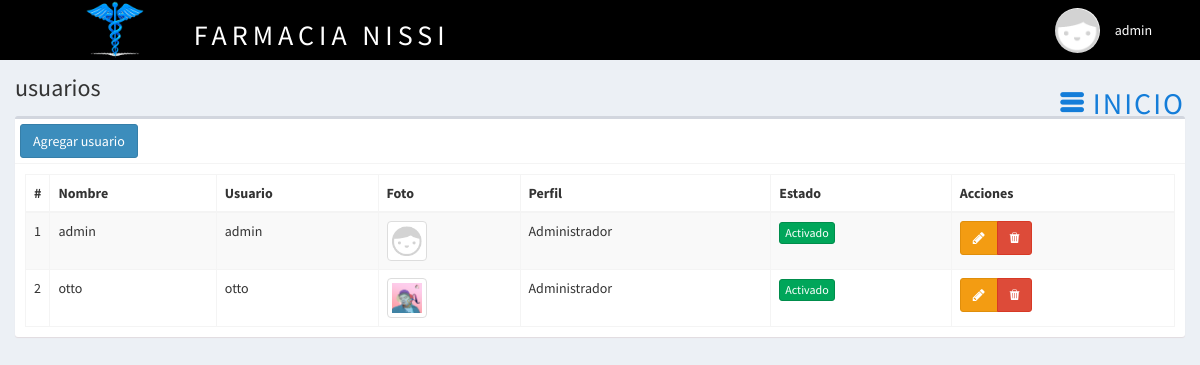
The app's page /usuarios (signed in) with its own data.
### tables this page shows
CREATE TABLE `usuario` (
  `CODIGO_USUARIO` int(11) NOT NULL,
  `CODIGO_ROL` int(11) NOT NULL,
  `NOMBRE` varchar(25) NOT NULL,
  `USUARIO` varchar(25) NOT NULL,
  `CONTRASEÑA` varchar(75) NOT NULL,
  `URL` varchar(70) NOT NULL,
  `ESTADO` int(2) NOT NULL
);

### controladores/plantilla.controlador.php (called while the page is built)
<?php
class ControladorPlantilla{
	static public function ctrPlantilla(){
		include "vistas/plantilla.php";
	}
}

### index.php (called while the page is built, shortened)
<?php
require_once "controladores/plantilla.controlador.php";
require_once "controladores/usuarios.controlador.php";
require_once "controladores/oferta.controlador.php";
require_once "modelos/usuarios.modelo.php";
$plantilla = new ControladorPlantilla();
$plantilla -> ctrPlantilla();

### controladores/usuarios.controlador.php (called while the page is built, shortened)
<?php
class ControladorUsuarios{
	static public function ctrMostrarUsuarios($item, $valor){
		$tabla = "usuario";
		$respuesta = ModeloUsuarios::MdlMostrarUsuarios($tabla, $item, $valor);
		return $respuesta;
	}
}

### modelos/conexion.php (called while the page is built)
<?php
class Conexion{
	static public function conectar(){
		$link = new PDO("mysql:host=localhost;dbname=nissi",
			            "root",
			            "");
		$link->exec("set names utf8");
		return $link;
	}
}

### modelos/usuarios.modelo.php (called while the page is built, shortened)
<?php
require_once "conexion.php";
class ModeloUsuarios{
	static public function mdlMostrarUsuarios($tabla, $item, $valor){
		if($item != null){
			$stmt = Conexion::conectar()->prepare("SELECT * FROM $tabla WHERE $item = :$item");
			$stmt -> bindParam(":".$item, $valor, PDO::PARAM_STR);
			$stmt -> execute();
			return $stmt -> fetch();
		}else{
			$stmt = Conexion::conectar()->prepare("SELECT * FROM $tabla");
			$stmt -> execute();
			return $stmt -> fetchAll();
		}
	}
}

### vistas/modulos/usuarios.php (the view, shortened to what this page needs)
<div class="content-wrapper">
  <section class="content-header">
    <h1>
       usuarios
    </h1>
    <ol class="breadcrumb">
      <li><a href="inicio"><i class="ion-navicon-round" ></i> INICIO</a></li>
    </ol>
  </section>
  <section class="content">
    <div class="box">
      <div class="box-header with-border">
        <button class="btn btn-primary" data-toggle="modal" data-target="#modalAgregarUsuario">
          Agregar usuario
        </button>
      </div>
      <div class="box-body">
       <table class="table table-bordered table-striped dt-responsive tablas" width="100%">
        <thead>
         <tr>
           <th style="width:10px">#</th>
           <th>Nombre</th>
           <th>Usuario</th>
           <th>Foto</th>
           <th>Perfil</th>
           <th>Estado</th>
           <th>Acciones</th>
         </tr>
        </thead>
        <tbody>
        <?php
        $item = null;
        $valor = null;
        $usuarios = ControladorUsuarios::ctrMostrarUsuarios($item, $valor);
        $perfiles=[' ','Especial','Administrador','Vendedor'];
       foreach ($usuarios as $key => $value){
          echo ' <tr>
                  <td>'.($key+1).'</td>
                  <td>'.$value["NOMBRE"].'</td>
                  <td>'.$value["USUARIO"].'</td>';
                  if($value["URL"] != ""){
                    echo '<td><img src="'.$value["URL"].'" class="img-thumbnail" width="40px"></td>';
                  }else{
                    echo '<td><img src="vistas/img/usuarios/default/anonymous.png" class="img-thumbnail" width="40px"></td>';
                  }
                  $CODIGO_ROL=$value["CODIGO_ROL"];
                  echo '<td>'.$perfiles[$CODIGO_ROL].'</td>';
                  if($value["ESTADO"] != 0){
                    echo '<td><button class="btn btn-success btn-xs btnActivar" idUsuario="'.$value["CODIGO_USUARIO"].'" estadoUsuario="0">Activado</button></td>';
                  }else{
                    echo '<td><button class="btn btn-danger btn-xs btnActivar" idUsuario="'.$value["CODIGO_USUARIO"].'" estadoUsuario="1">Desactivado</button></td>';
                  }
                  echo '
                  <td>
                    <div class="btn-group">
                      <button class="btn btn-warning btnEditarUsuario" idUsuario="'.$value["CODIGO_USUARIO"].'" data-toggle="modal" data-target="#modalEditarUsuario"><i class="fa fa-pencil"></i></button>
                      <button class="btn btn-danger btnEliminarUsuario" idUsuario="'.$value["CODIGO_USUARIO"].'" fotoUsuario="'.$value["URL"].'" usuario="'.$value["USUARIO"].'"><i class="ion-trash-a"></i></button>
                    </div>
                  </td>
                </tr>';
        }
        ?>
        </tbody>
       </table>
      </div>
    </div>
  </section>
</div>

### records on screen
usuario: NOMBRE "admin", USUARIO "admin", CODIGO_ROL "Administrador"
usuario: NOMBRE "otto", USUARIO "otto", URL (picture), CODIGO_ROL "Administrador"

### other values on screen
$_SESSION["nombre"] "admin"
